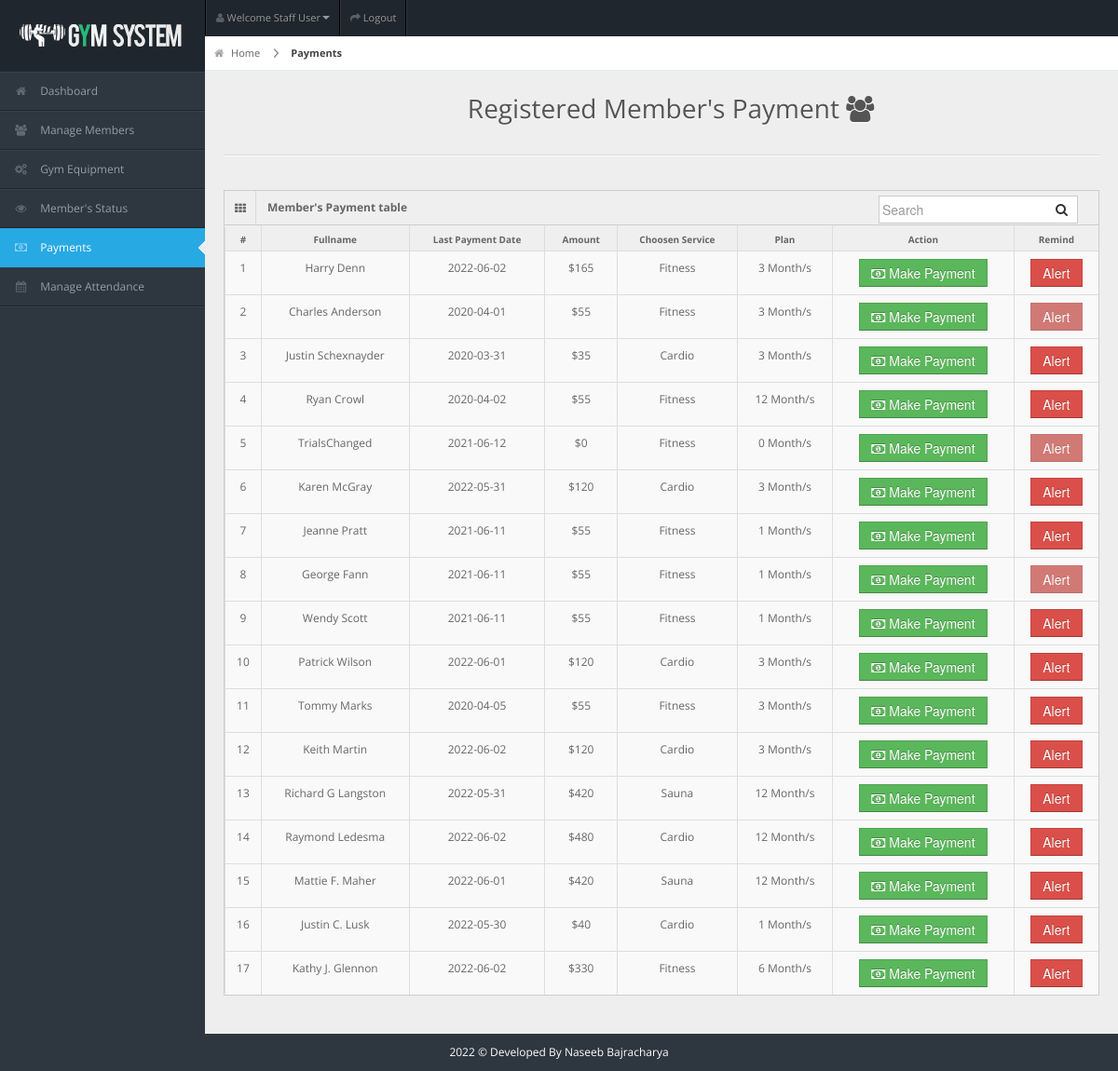
The app's page /staff/staff-pages/payment.php (signed in) with its own data.
### tables this page shows
CREATE TABLE `members` (
  `user_id` int(11) NOT NULL,
  `fullname` varchar(20) NOT NULL,
  `username` varchar(20) NOT NULL,
  `password` varchar(100) NOT NULL,
  `gender` varchar(20) NOT NULL,
  `dor` date NOT NULL,
  `services` varchar(50) NOT NULL,
  `amount` int(100) NOT NULL,
  `paid_date` date NOT NULL,
  `p_year` int(11) NOT NULL,
  `plan` varchar(100) NOT NULL,
  `address` varchar(20) NOT NULL,
  `contact` varchar(10) NOT NULL,
  `status` varchar(20) NOT NULL DEFAULT 'Active',
  `attendance_count` int(100) NOT NULL,
  `ini_weight` int(100) NOT NULL DEFAULT '0',
  `curr_weight` int(100) NOT NULL DEFAULT '0',
  `ini_bodytype` varchar(50) NOT NULL,
  `curr_bodytype` varchar(50) NOT NULL,
  `progress_date` date NOT NULL,
  `reminder` int(11) NOT NULL DEFAULT '0'
);

### staff/staff-pages/payment.php (the view, shortened to what this page needs)
<!DOCTYPE html>
<html lang="en">
<head>
<link rel="stylesheet" href="../css/bootstrap.min.css" />
<link rel="stylesheet" href="../css/bootstrap-responsive.min.css" />
<link rel="stylesheet" href="../css/fullcalendar.css" />
<link rel="stylesheet" href="../css/matrix-style.css" />
<link rel="stylesheet" href="../css/matrix-media.css" />
<link href="../font-awesome/css/font-awesome.css" rel="stylesheet" />
<link rel="stylesheet" href="../css/jquery.gritter.css" />
</head>
<body>
<div id="header">
  <h1><a href="dashboard.html">Perfect Gym</a></h1>
</div>
<?php include '../includes/header.php'?>
<?php $page="payment"; include '../includes/sidebar.php'?>
<div id="content">
  <div id="content-header">
    <div id="breadcrumb"> <a href="index.php" title="Go to Home" class="tip-bottom"><i class="icon-home"></i> Home</a> <a href="payment.php" class="current">Payments</a> </div>
    <h1 class="text-center">Registered Member's Payment <i class="icon icon-group"></i></h1>
  </div>
  <div class="container-fluid">
    <hr>
    <div class="row-fluid">
      <div class="span12">
      <div class='widget-box'>
          <div class='widget-title'> <span class='icon'> <i class='icon-th'></i> </span>
            <h5>Member's Payment table</h5>
            <form id="custom-search-form" role="search" method="POST" action="search-result.php" class="form-search form-horizontal pull-right">
                <div class="input-append span12">
                    <input type="text" class="search-query" placeholder="Search" name="search" required>
                    <button type="submit" class="btn"><i class="icon-search"></i></button>
                </div>
            </form>
          </div>
          <div class='widget-content nopadding'>
          <?php
$qry="SELECT * FROM members";
$cnt = 1;
  $result=mysqli_query($conn,$qry);
    echo"<table class='table table-bordered data-table table-hover'>
        <thead>
          <tr>
            <th>#</th>
            <th>Fullname</th>
            <th>Last Payment Date</th>
            <th>Amount</th>
            <th>Choosen Service</th>
            <th>Plan</th>
            <th>Action</th>
            <th>Remind</th>
          </tr>
        </thead>";
      while($row=mysqli_fetch_array($result)){ ?>
      <tbody>
          <td><div class='text-center'><?php echo $cnt;?></div></td>
          <td><div class='text-center'><?php echo $row['fullname']?></div></td>
          <td><div class='text-center'><?php echo($row['paid_date'] == 0 ? "New Member" : $row['paid_date'])?></div></td>
          <td><div class='text-center'><?php echo '$'.$row['amount']?></div></td>
          <td><div class='text-center'><?php echo $row['services']?></div></td>
          <td><div class='text-center'><?php echo $row['plan']." Month/s"?></div></td>
          <td><div class='text-center'><a href='user-payment.php?id=<?php echo $row['user_id']?>'><button class='btn btn-success btn'><i class='icon icon-money'></i> Make Payment</button></a></div></td>
          <td><div class='text-center'><a href='sendReminder.php?id=<?php echo $row['user_id']?>'><button class='btn btn-danger btn' <?php echo($row['reminder'] == 1 ? "disabled" : "")?>>Alert</button></a></div></td>
        </tbody>
    <?php $cnt++; }
      ?>
            </table>
          </div>
        </div>
      </div>
    </div>
  </div>
</div>
<div class="row-fluid">
  <div id="footer" class="span12"> <?php echo date("Y");?> &copy; Developed By Naseeb Bajracharya</a> </div>
</div>
</body>
</html>

### staff/css/matrix-style.css (style rules this page uses)
* { outline: none !important; -moz-outline: none !important; }
html, body { height: 100%; }
body { overflow-x: hidden; margin-top: -10px; font-family: "Open Sans", sans-serif; font-size: 12px; color: #666; }
a { color: #666; }
select, textarea, input[type="text"], input[type="password"], input[type="datetime"], input[type="datetime-local"], input[type="date"], input[type="month"], input[type="time"], input[type="week"], input[type="number"], input[type="email"], input[type="url"], input[type="search"], input[type="tel"], input[type="color"], .uneditable-input, .label, .dropdown-menu, .btn, .well, .progress, .table-bordered, .btn-group > .btn:first-child, .btn-group > .btn:last-child, .btn-group > .btn:last-child, .btn-group > .dropdown-toggle, .alert { border-radius: 0px; }
.btn, textarea, input[type="text"], input[type="password"], input[type="datetime"], input[type="datetime-local"], input[type="date"], input[type="month"], input[type="time"], input[type="week"], input[type="number"], input[type="email"], input[type="url"], input[type="search"], input[type="tel"], input[type="color"], .uneditable-input { box-shadow: none; }
.progress, .progress-success .bar, .progress .bar-success, .progress-warning .bar, .progress .bar-warning, .progress-danger .bar, .progress .bar-danger, .progress-info .bar, .progress .bar-info, .btn, .btn-primary { background-image: none; }
#footer { padding: 10px; text-align: center; }
hr { border-top-color: #dadada; }
#header { height: 77px; position: relative; width: 100%; z-index: -9; }
#header h1 { background: url("../img/icontest3.png") no-repeat scroll 0 0 transparent; height: 31px; left: 20px; line-height: 600px; overflow: hidden; position: relative; top: 26px; width: 191px; }
#header h1 a { display: block; }
#content { background: none repeat scroll 0 0 #eeeeee; margin-left: 220px; margin-right: 0; padding-bottom: 25px; position: relative; min-height: 100%; width: auto; }
#content-header { position: abslute; width: 100%; margin-top: -38px; z-index: 20; }
#content-header h1 { color: #555555; font-size: 28px; font-weight: normal; float: none; text-shadow: 0 1px 0 #ffffff; margin-left: 20px; position: relative; }
#content-header h1, #content-header .btn-group { margin-top: 20px; }
#breadcrumb { background-color: #fff; border-bottom: 1px solid #e3ebed; }
#breadcrumb a { padding: 8px 20px 8px 10px; display: inline-block; background-image: url("../img/breadcrumb.png"); background-position: center right; background-repeat: no-repeat; font-size: 11px; color: #666666; }
#breadcrumb a:last-child { background-image: none; }
#breadcrumb a.current { font-weight: bold; color: #444444; }
#breadcrumb a i { margin-right: 5px; opacity: 0.6; }
.widget-box { background: none repeat scroll 0 0 #f9f9f9; border-left: 1px solid #cdcdcd; border-top: 1px solid #cdcdcd; border-right: 1px solid #cdcdcd; clear: both; margin-top: 16px; margin-bottom: 16px; position: relative; }
.widget-title, .modal-header, .table th, div.dataTables_wrapper .ui-widget-header { background: #efefef; border-bottom: 1px solid #cdcdcd; height: 36px; }
.widget-title span.icon { padding: 9px 10px 7px 11px; float: left; border-right: 1px solid #dadada; }
.widget-title h5 { color: #666; float: left; font-size: 12px; font-weight: bold; padding: 12px; line-height: 12px; margin: 0; }
.widget-content { padding: 15px; border-bottom: 1px solid #cdcdcd; }
.table th { height: auto; font-size: 10px; padding: 5px 10px 2px; border-bottom: 0; text-align: center; color: #666666; }
.nopadding { padding: 0 !important; }
.nopadding .table { margin-bottom: 0; }
.nopadding .table-bordered { border: 0; }
form { margin-bottom: 0; }
.input-append .add-on:last-child, .input-append .btn:last-child { border-radius: 0px; padding: 6px 5px 2px; }
.input-prepend input, .input-append input, .input-prepend input[class*="span"], .input-append input[class*="span"] { width: none; }
.input-append input, .input-append select, .input-prepend span, .input-prepend input { border-radius: 0px !important; }

### staff/css/matrix-media.css (style rules this page uses)
body { background:#2E363F; }
#header { background-color: #1f262d; margin-top:10px; }

### records on screen
members: fullname "Harry Denn", paid_date "2022-06-02", amount "165", services "Fitness", plan "3"
members: fullname "Charles Anderson", paid_date "2020-04-01", amount "55", services "Fitness", plan "3"
members: fullname "Justin Schexnayder", paid_date "2020-03-31", amount "35", services "Cardio", plan "3"
members: fullname "Ryan Crowl", paid_date "2020-04-02", amount "55", services "Fitness", plan "12"
members: fullname "TrialsChanged", paid_date "2021-06-12", amount "0", services "Fitness", plan "0"
members: fullname "Karen McGray", paid_date "2022-05-31", amount "120", services "Cardio", plan "3"
members: fullname "Jeanne Pratt", paid_date "2021-06-11", amount "55", services "Fitness", plan "1"
members: fullname "George Fann", paid_date "2021-06-11", amount "55", services "Fitness", plan "1"
members: fullname "Wendy Scott", paid_date "2021-06-11", amount "55", services "Fitness", plan "1"
members: fullname "Patrick Wilson", paid_date "2022-06-01", amount "120", services "Cardio", plan "3"
members: fullname "Tommy Marks", paid_date "2020-04-05", amount "55", services "Fitness", plan "3"
members: fullname "Keith Martin", paid_date "2022-06-02", amount "120", services "Cardio", plan "3"
members: fullname "Richard G Langston", paid_date "2022-05-31", amount "420", services "Sauna", plan "12"
members: fullname "Raymond Ledesma", paid_date "2022-06-02", amount "480", services "Cardio", plan "12"
members: fullname "Mattie F. Maher", paid_date "2022-06-01", amount "420", services "Sauna", plan "12"
members: fullname "Justin C. Lusk", paid_date "2022-05-30", amount "40", services "Cardio", plan "1"
members: fullname "Kathy J. Glennon", paid_date "2022-06-02", amount "330", services "Fitness", plan "6"
